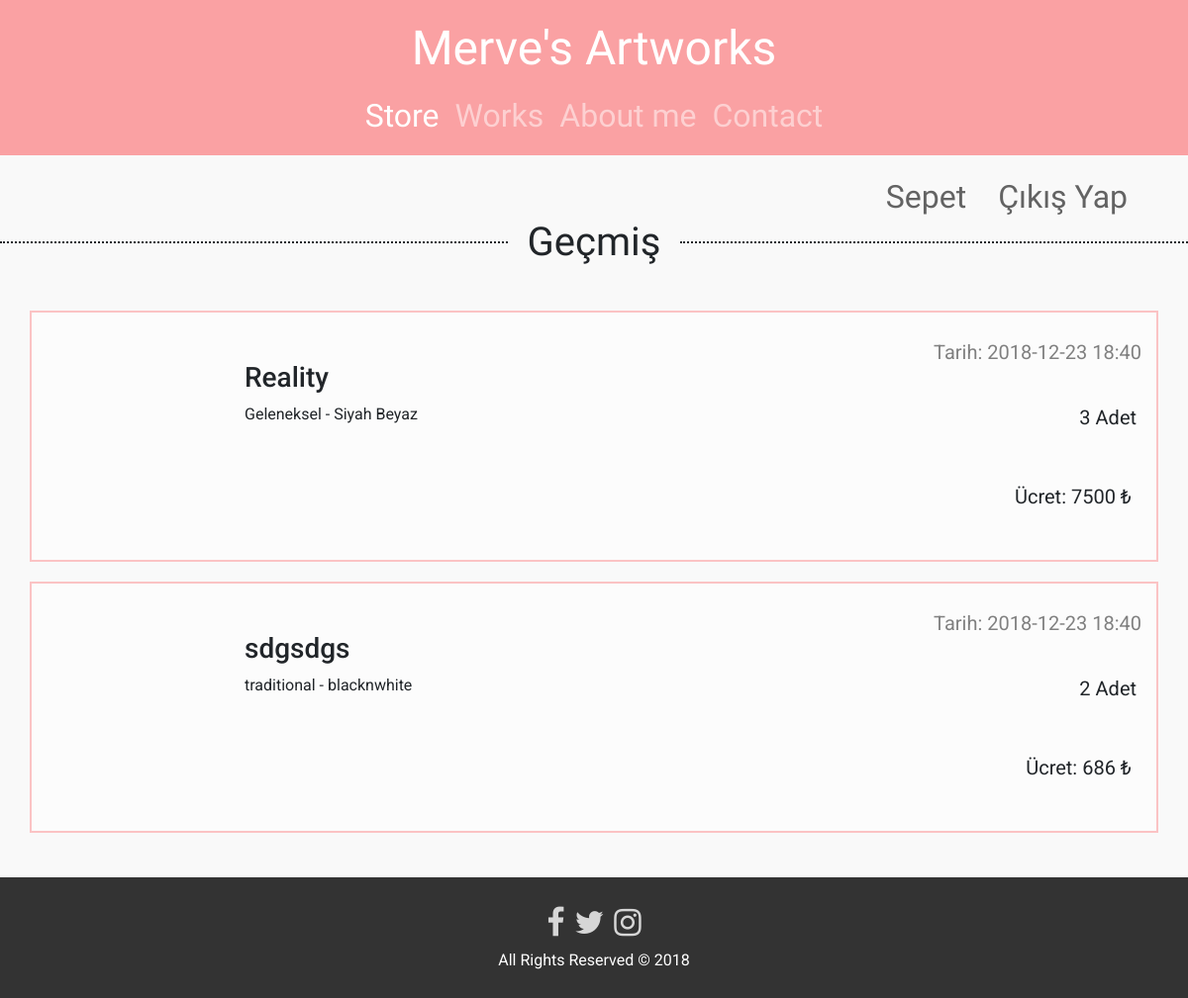
The page /orderhistory (signed in) on the database its author committed.
### main.py (models this page shows)
class Product(db.Model):
    __tablename__ = "product"
    id = db.Column(db.Integer, primary_key=True, autoincrement=True)
    name = db.Column(db.Text, nullable=False)
    price = db.Column(db.Integer, nullable=False)
    stock = db.Column(db.Integer, nullable=False)
    cats = db.Column(db.Text, nullable=False)
    features = db.Column(db.Text, nullable=False)
    image = db.Column(db.Text, nullable=False)

class Order(db.Model):
    __tablename__ = "order"
    id = db.Column(db.Integer, primary_key=True, autoincrement=True)
    user_id = db.Column(db.Integer, db.ForeignKey('user.id'))
    product_id = db.Column(db.Integer, db.ForeignKey('product.id'))
    datetime = db.Column(db.Text, nullable=False)
    amount = db.Column(db.Integer, nullable=False)

### main.py (the view)
@app.route('/orderhistory')
def orderhistory():
  global the_user
  if the_user is "":
    return redirect(url_for('index'))
  user = User.query.filter_by(email = the_user).first()
  orders = Order.query.filter_by(user_id = user.id).all()
  products = Product.query.all()
  return render_template('orderhistory.html', products = products, orders = orders, logged_in = logged_in)

### templates/orderhistory.html (shortened to what this page needs)
<!DOCTYPE html>
<html>
<head>
	<link rel= "stylesheet" type= "text/css" href= "{{ url_for('static',filename='style.css') }}">
	<link rel="stylesheet" href="https://maxcdn.bootstrapcdn.com/font-awesome/4.7.0/css/font-awesome.min.css">
  	<link rel="stylesheet" href="https://stackpath.bootstrapcdn.com/bootstrap/4.1.3/css/bootstrap.min.css">
	<script src="https://stackpath.bootstrapcdn.com/bootstrap/4.1.3/js/bootstrap.min.js"></script></head>
<body>
		<nav class="navbar navbar-expand-md flex-column navbar-dark" style="background-color: #FAA1A3;">
	    <a class="navbar-brand align-self-center m-0 pb-3  pb-md-0" href="/" style="font-family: 'Amatic SC', cursive; font-size: 36pt;">Merve's Artworks</a>
	    <div class="collapse navbar-collapse justify-content-md-center w-100" id="navbarNav">
	        <ul class="navbar-nav text-center">
	            <li class="nav-item active" >
	                <a class="nav-link" href="/">Store<span class="sr-only">(current)</span></a>
	            </li>
	            <li class="nav-item">
	                <a class="nav-link" href="#">Works</a>
	            </li>
	            <li class="nav-item">
	                <a class="nav-link" href="#">About me</a>
	            </li>
	            <li class="nav-item">
	                <a class="nav-link" href="#">Contact</a>
	            </li>
	        </ul>
	    </div></nav>
		<div class="container-fluid container">
		<ul class="nav justify-content-end navbar-dark" style="margin-top: 10px;margin-bottom: -10px;">
			<li class="nav-item">
        		<a class="nav-link link-dark link-pink" href="/cart">&nbsp;&nbsp;Sepet</a>
        	</li>
	      	<li class="nav-item">
	      		{% if logged_in %}
					<a class="nav-link link-dark link-pink" href="/logout">Çıkış Yap</a>
				{% else %}
					<a class="nav-link link-dark link-pink" href="#LoginModal" class="trigger-btn" data-toggle="modal">Giriş Yap</a>
				{% endif %}
	      	</li>
	    </ul></div>
		<content>
		<h2 class="cart">Geçmiş</h2>
		{% if logged_in %}
		<div class="container-fluid">
			<div class="container">
				<div class="row">
					{% for o in orders %}
						{% for p in products %}
							{% if o.product_id == p.id %}
								<div class="col-md-12 product cart-column one-column">
									<div class="cart-image" style="background-image:url({{p.image}});"></div>
									<p style="float: right;font-size: 15pt; color: grey">Tarih: {{o.datetime}}</p><br>
									<h3>{{p.name}}</h3>
									<p style="float: left;">{{p.cats}} - {{p.features}}</p>
									<p style="text-align: right; font-size: 15pt;">{{o.amount}} Adet&nbsp;</p><br>
									<p class="price" style="margin: 0; font-size: 15pt;">Ücret: {{(p.price * o.amount)}}</p>
								</div>
							{% endif %}
						{% endfor %}
					{% endfor %}
				</div>
			</div>
		</div>
		{% else %}
			<h2 style="margin:50px 0;"> Sepeti görebilmek için giriş yapmanız gerekmektedir.</h2>
		{% endif %}</content>
		<footer class="container-fluid text-center" style="background-color: #333333; margin-top: 35px;">
			<div class="container" style="padding-bottom: 10px;">
		      <div class="icon-container">
		        <a href="https://www.facebook.com/mervesartworks/" id="facebook-link">
		          <span class="fa fa-facebook fa-2x" aria-hidden="true"></span>
		        </a>
		        <a href="https://twitter.com/merururuu" id="twitter-link" >
		          <span class="fa fa-twitter fa-2x" aria-hidden="true" style="filter: grayscale();"></span>
		        </a>
		        <a href="https://www.instagram.com/merururuu/" id="instagram-link">
		          <span class="fa fa-instagram fa-2x" aria-hidden="true" style="filter: grayscale();"></span>
		        </a>
		      </div>
		      <p style="color: white;margin-top: -20px">All Rights Reserved © 2018</p>
		    </div></footer>
</body>
</html>

### static/style.css (style rules this page uses)
.price { padding: 10px; text-align: right; font-size: 23px; }
.price:after { content:' ₺'; }
body { background-color: #f9f9f9!important; font-family: 'Roboto', sans-serif!important; margin: 0; padding: 0; }
.one-column { width: 100%!important; margin: 20px 0; padding: 20px; border: 2px solid #FBC3C4; background-color: #FCFCFC; }
.product { display: inline-block; }
.cart { font-family: 'Amatic SC', cursive; font-size: 30pt; margin-bottom: 35px; }
.cart-column { margin: 10px 0; padding: 25px 20px; }
.cart-image { width: 180px; height: 200px; margin-right:20px; background-position: center; background-size: cover; float:left; }
.fa { color: white; opacity: .8; margin: 30px 3px; }
.link-dark { opacity: .6; color: black; }
.nav-link { font-family: 'Amatic SC', cursive; font-size: 24pt; }
h2 { display: flex; width: 100%; justify-content: center; align-items: center; text-align: center; }
h2:before, h2:after { content: ''; border-top: 2px dotted; margin: 0 20px 0 0; flex: 1 0 20px; }
h2:after { margin: 0 0 0 20px; }

### rows shown on the page
Order: datetime "2018-12-23 18:40", amount "3"
Product: name "Reality", cats "Geleneksel", features "Siyah Beyaz", (p.price*o.amount) "7500"
Order: datetime "2018-12-23 18:40", amount "2"
Product: name "sdgsdgs", cats "traditional", features "blacknwhite", (p.price*o.amount) "686"
